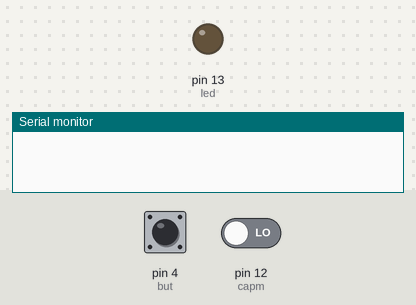
This sketch was run on a simulated Arduino Uno, built with avr-gcc and run on an emulated ATmega328P. Shown: output pins drawn as LEDs (lit = HIGH), the last lines printed to the serial monitor. The inputs (shaded band) are chosen by the test bench; at power-on: pin 12 (capm) LOW, pin 4 (but) HIGH.

Above: at 1.2 s.
1.3 s: pin 12 (capm) driven HIGH
At 7.0 s:
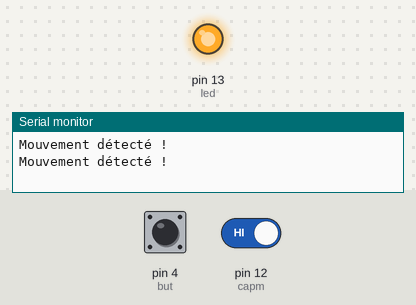
7.3 s: pin 12 (capm) driven LOW
At 12.2 s:
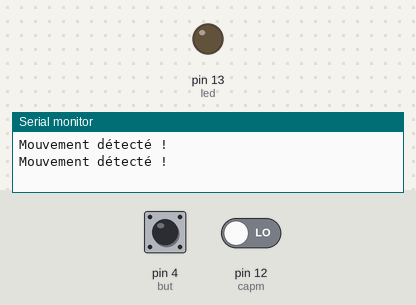
Timing chart, 0 to 13.7 s (numbered marks = the images above; inputs shaded):
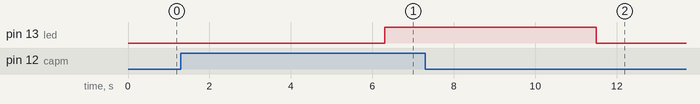

Measured:
- after the input at 1.3 s, pin 13 (led): LOW → HIGH after 5.0 s
- after the input at 7.3 s, pin 13 (led): HIGH → LOW after 4.2 s

The sketch:

captmouvemment.ino
```cpp
const int capm = 12;
const int but = 4;
const int led = 13;

// Variables
int etatPrecedent = LOW;
int etatActuel = LOW;
int etatLED = LOW;

void setup() {
  pinMode(capm, INPUT);
  pinMode(but, INPUT);
  pinMode(led, OUTPUT);

  Serial.begin(9600);
}

void loop() {

  int etatCapteur = digitalRead(capm);


  etatActuel = digitalRead(but);

  if (etatCapteur == HIGH) {
    Serial.println("Mouvement détecté !");
    etatLED = HIGH;
    delay(5000);

  if (etatActuel == LOW && etatPrecedent == HIGH) {
    Serial.println("Bouton pressé !");
    etatLED = !etatLED;
  }
  } else {
    etatLED = LOW;
  }


  digitalWrite(led, etatLED);


  etatPrecedent = etatActuel;

  delay(100);}
```
